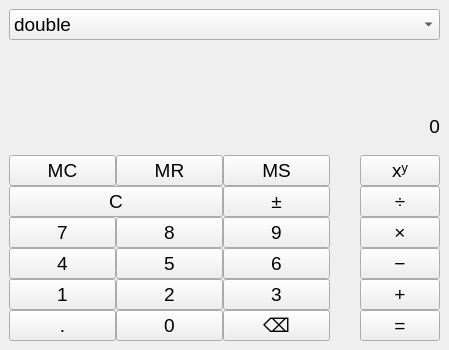
<?xml version="1.0" encoding="UTF-8"?>
<ui version="4.0">
 <class>MainWindow</class>
 <widget class="QMainWindow" name="MainWindow">
  <property name="geometry">
   <rect>
    <x>0</x>
    <y>0</y>
    <width>449</width>
    <height>350</height>
   </rect>
  </property>
  <property name="sizePolicy">
   <sizepolicy hsizetype="Preferred" vsizetype="Preferred">
    <horstretch>0</horstretch>
    <verstretch>0</verstretch>
   </sizepolicy>
  </property>
  <property name="font">
   <font>
    <pointsize>14</pointsize>
   </font>
  </property>
  <property name="windowTitle">
   <string>Калькулятор</string>
  </property>
  <widget class="QWidget" name="centralwidget">
   <layout class="QGridLayout" name="gridLayout">
    <item row="0" column="1">
     <layout class="QVBoxLayout" name="verticalLayout_4">
      <property name="spacing">
       <number>0</number>
      </property>
      <item>
       <layout class="QVBoxLayout" name="verticalLayout">
        <item>
         <widget class="QComboBox" name="cmb_controller">
          <item>
           <property name="text">
            <string>double</string>
           </property>
          </item>
          <item>
           <property name="text">
            <string>float</string>
           </property>
          </item>
          <item>
           <property name="text">
            <string>uint8_t</string>
           </property>
          </item>
          <item>
           <property name="text">
            <string>int</string>
           </property>
          </item>
          <item>
           <property name="text">
            <string>int64_t</string>
           </property>
          </item>
          <item>
           <property name="text">
            <string>size_t</string>
           </property>
          </item>
          <item>
           <property name="text">
            <string>Rational</string>
           </property>
          </item>
         </widget>
        </item>
        <item>
         <widget class="QLabel" name="l_formula">
          <property name="sizePolicy">
           <sizepolicy hsizetype="Minimum" vsizetype="Minimum">
            <horstretch>0</horstretch>
            <verstretch>0</verstretch>
           </sizepolicy>
          </property>
          <property name="text">
           <string/>
          </property>
         </widget>
        </item>
        <item>
         <layout class="QHBoxLayout" name="horizontalLayout">
          <item>
           <widget class="QLabel" name="l_memory">
            <property name="text">
             <string/>
            </property>
           </widget>
          </item>
          <item>
           <widget class="QLabel" name="l_result">
            <property name="text">
             <string>0</string>
            </property>
            <property name="alignment">
             <set>Qt::AlignmentFlag::AlignRight|Qt::AlignmentFlag::AlignTrailing|Qt::AlignmentFlag::AlignVCenter</set>
            </property>
           </widget>
          </item>
         </layout>
        </item>
       </layout>
      </item>
      <item>
       <layout class="QHBoxLayout" name="horizontalLayout_8">
        <property name="spacing">
         <number>30</number>
        </property>
        <property name="sizeConstraint">
         <enum>QLayout::SizeConstraint::SetMaximumSize</enum>
        </property>
        <item>
         <layout class="QVBoxLayout" name="verticalLayout_2">
          <property name="spacing">
           <number>0</number>
          </property>
          <property name="sizeConstraint">
           <enum>QLayout::SizeConstraint::SetFixedSize</enum>
          </property>
          <item>
           <layout class="QHBoxLayout" name="horizontalLayout_7">
            <property name="spacing">
             <number>0</number>
            </property>
            <item>
             <widget class="QPushButton" name="btn_MC">
              <property name="sizePolicy">
               <sizepolicy hsizetype="Preferred" vsizetype="Preferred">
                <horstretch>0</horstretch>
                <verstretch>0</verstretch>
               </sizepolicy>
              </property>
              <property name="text">
               <string>MC</string>
              </property>
             </widget>
            </item>
            <item>
             <widget class="QPushButton" name="btn_MR">
              <property name="sizePolicy">
               <sizepolicy hsizetype="Preferred" vsizetype="Preferred">
                <horstretch>0</horstretch>
                <verstretch>0</verstretch>
               </sizepolicy>
              </property>
              <property name="text">
               <string>MR</string>
              </property>
             </widget>
            </item>
            <item>
             <widget class="QPushButton" name="btn_MS">
              <property name="sizePolicy">
               <sizepolicy hsizetype="Preferred" vsizetype="Preferred">
                <horstretch>0</horstretch>
                <verstretch>0</verstretch>
               </sizepolicy>
              </property>
              <property name="text">
               <string>MS</string>
              </property>
             </widget>
            </item>
           </layout>
          </item>
          <item>
           <layout class="QHBoxLayout" name="horizontalLayout_6" stretch="2,1">
            <property name="spacing">
             <number>0</number>
            </property>
            <item>
             <widget class="QPushButton" name="btn_C">
              <property name="sizePolicy">
               <sizepolicy hsizetype="Preferred" vsizetype="Preferred">
                <horstretch>0</horstretch>
                <verstretch>0</verstretch>
               </sizepolicy>
              </property>
              <property name="text">
               <string>C</string>
              </property>
             </widget>
            </item>
            <item>
             <widget class="QPushButton" name="btn_revers">
              <property name="sizePolicy">
               <sizepolicy hsizetype="Preferred" vsizetype="Preferred">
                <horstretch>0</horstretch>
                <verstretch>0</verstretch>
               </sizepolicy>
              </property>
              <property name="text">
               <string>±</string>
              </property>
             </widget>
            </item>
           </layout>
          </item>
          <item>
           <layout class="QHBoxLayout" name="horizontalLayout_2">
            <property name="spacing">
             <number>0</number>
            </property>
            <item>
             <widget class="QPushButton" name="btn_7">
              <property name="sizePolicy">
               <sizepolicy hsizetype="Preferred" vsizetype="Preferred">
                <horstretch>0</horstretch>
                <verstretch>0</verstretch>
               </sizepolicy>
              </property>
              <property name="text">
               <string>7</string>
              </property>
             </widget>
            </item>
            <item>
             <widget class="QPushButton" name="btn_8">
              <property name="sizePolicy">
               <sizepolicy hsizetype="Preferred" vsizetype="Preferred">
                <horstretch>0</horstretch>
                <verstretch>0</verstretch>
               </sizepolicy>
              </property>
              <property name="text">
               <string>8</string>
              </property>
             </widget>
            </item>
            <item>
             <widget class="QPushButton" name="btn_9">
              <property name="sizePolicy">
               <sizepolicy hsizetype="Preferred" vsizetype="Preferred">
                <horstretch>0</horstretch>
                <verstretch>0</verstretch>
               </sizepolicy>
              </property>
              <property name="text">
               <string>9</string>
              </property>
             </widget>
            </item>
           </layout>
          </item>
          <item>
           <layout class="QHBoxLayout" name="horizontalLayout_3">
            <property name="spacing">
             <number>0</number>
            </property>
            <item>
             <widget class="QPushButton" name="btn_4">
              <property name="sizePolicy">
               <sizepolicy hsizetype="Preferred" vsizetype="Preferred">
                <horstretch>0</horstretch>
                <verstretch>0</verstretch>
               </sizepolicy>
              </property>
              <property name="text">
               <string>4</string>
              </property>
             </widget>
            </item>
            <item>
             <widget class="QPushButton" name="btn_5">
              <property name="sizePolicy">
               <sizepolicy hsizetype="Preferred" vsizetype="Preferred">
                <horstretch>0</horstretch>
                <verstretch>0</verstretch>
               </sizepolicy>
              </property>
              <property name="text">
               <string>5</string>
              </property>
             </widget>
            </item>
            <item>
             <widget class="QPushButton" name="btn_6">
              <property name="sizePolicy">
               <sizepolicy hsizetype="Preferred" vsizetype="Preferred">
                <horstretch>0</horstretch>
                <verstretch>0</verstretch>
               </sizepolicy>
              </property>
              <property name="text">
               <string>6</string>
              </property>
             </widget>
            </item>
           </layout>
          </item>
          <item>
           <layout class="QHBoxLayout" name="horizontalLayout_4">
            <property name="spacing">
             <number>0</number>
            </property>
            <item>
             <widget class="QPushButton" name="btn_1">
              <property name="sizePolicy">
               <sizepolicy hsizetype="Preferred" vsizetype="Preferred">
                <horstretch>0</horstretch>
                <verstretch>0</verstretch>
               </sizepolicy>
              </property>
              <property name="text">
               <string>1</string>
              </property>
             </widget>
            </item>
            <item>
             <widget class="QPushButton" name="btn_2">
              <property name="sizePolicy">
               <sizepolicy hsizetype="Preferred" vsizetype="Preferred">
                <horstretch>0</horstretch>
                <verstretch>0</verstretch>
               </sizepolicy>
              </property>
              <property name="text">
               <string>2</string>
              </property>
             </widget>
            </item>
            <item>
             <widget class="QPushButton" name="btn_3">
              <property name="sizePolicy">
               <sizepolicy hsizetype="Preferred" vsizetype="Preferred">
                <horstretch>0</horstretch>
                <verstretch>0</verstretch>
               </sizepolicy>
              </property>
              <property name="text">
               <string>3</string>
              </property>
             </widget>
            </item>
           </layout>
          </item>
          <item>
           <layout class="QHBoxLayout" name="horizontalLayout_5">
            <property name="spacing">
             <number>0</number>
            </property>
            <item>
             <widget class="QPushButton" name="tb_extra">
              <property name="sizePolicy">
               <sizepolicy hsizetype="Preferred" vsizetype="Preferred">
                <horstretch>0</horstretch>
                <verstretch>0</verstretch>
               </sizepolicy>
              </property>
              <property name="text">
               <string>.</string>
              </property>
             </widget>
            </item>
            <item>
             <widget class="QPushButton" name="btn_0">
              <property name="sizePolicy">
               <sizepolicy hsizetype="Preferred" vsizetype="Preferred">
                <horstretch>0</horstretch>
                <verstretch>0</verstretch>
               </sizepolicy>
              </property>
              <property name="text">
               <string>0</string>
              </property>
             </widget>
            </item>
            <item>
             <widget class="QPushButton" name="btn_chop">
              <property name="sizePolicy">
               <sizepolicy hsizetype="Preferred" vsizetype="Preferred">
                <horstretch>0</horstretch>
                <verstretch>0</verstretch>
               </sizepolicy>
              </property>
              <property name="text">
               <string>⌫</string>
              </property>
             </widget>
            </item>
           </layout>
          </item>
         </layout>
        </item>
        <item>
         <layout class="QVBoxLayout" name="verticalLayout_3">
          <property name="spacing">
           <number>0</number>
          </property>
          <property name="sizeConstraint">
           <enum>QLayout::SizeConstraint::SetMaximumSize</enum>
          </property>
          <item>
           <widget class="QPushButton" name="btn_pow">
            <property name="sizePolicy">
             <sizepolicy hsizetype="Preferred" vsizetype="Preferred">
              <horstretch>0</horstretch>
              <verstretch>0</verstretch>
             </sizepolicy>
            </property>
            <property name="text">
             <string>xʸ</string>
            </property>
           </widget>
          </item>
          <item>
           <widget class="QPushButton" name="btn_dev">
            <property name="sizePolicy">
             <sizepolicy hsizetype="Preferred" vsizetype="Preferred">
              <horstretch>0</horstretch>
              <verstretch>0</verstretch>
             </sizepolicy>
            </property>
            <property name="text">
             <string>÷</string>
            </property>
           </widget>
          </item>
          <item>
           <widget class="QPushButton" name="btn_mult">
            <property name="sizePolicy">
             <sizepolicy hsizetype="Preferred" vsizetype="Preferred">
              <horstretch>0</horstretch>
              <verstretch>0</verstretch>
             </sizepolicy>
            </property>
            <property name="text">
             <string>×</string>
            </property>
           </widget>
          </item>
          <item>
           <widget class="QPushButton" name="btn_sub">
            <property name="sizePolicy">
             <sizepolicy hsizetype="Preferred" vsizetype="Preferred">
              <horstretch>0</horstretch>
              <verstretch>0</verstretch>
             </sizepolicy>
            </property>
            <property name="text">
             <string>−</string>
            </property>
           </widget>
          </item>
          <item>
           <widget class="QPushButton" name="btn_add">
            <property name="sizePolicy">
             <sizepolicy hsizetype="Preferred" vsizetype="Preferred">
              <horstretch>0</horstretch>
              <verstretch>0</verstretch>
             </sizepolicy>
            </property>
            <property name="text">
             <string>+</string>
            </property>
           </widget>
          </item>
          <item>
           <widget class="QPushButton" name="btn_result">
            <property name="enabled">
             <bool>true</bool>
            </property>
            <property name="sizePolicy">
             <sizepolicy hsizetype="Preferred" vsizetype="Preferred">
              <horstretch>0</horstretch>
              <verstretch>0</verstretch>
             </sizepolicy>
            </property>
            <property name="text">
             <string>=</string>
            </property>
           </widget>
          </item>
         </layout>
        </item>
       </layout>
      </item>
     </layout>
    </item>
   </layout>
  </widget>
 </widget>
 <resources/>
 <connections/>
</ui>
